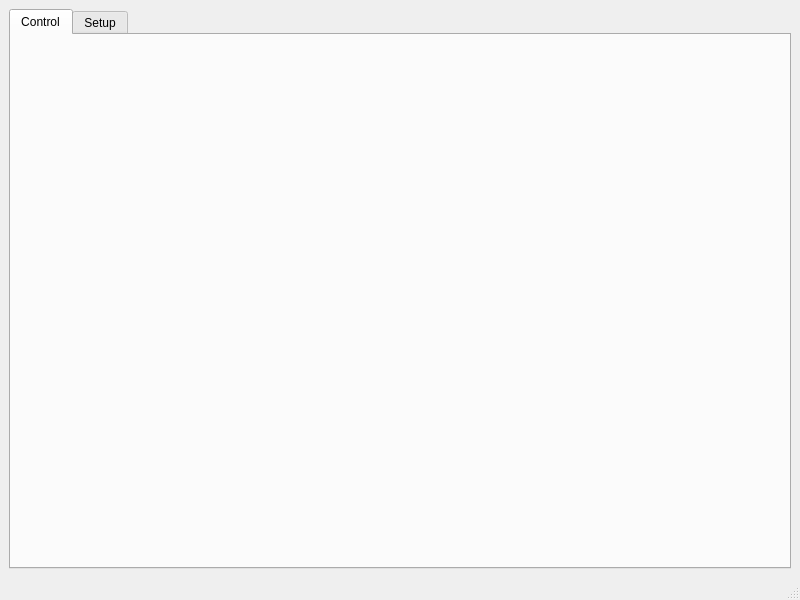
<?xml version="1.0" encoding="UTF-8"?>
<ui version="4.0">
 <class>MainView</class>
 <widget class="QMainWindow" name="MainView">
  <property name="geometry">
   <rect>
    <x>0</x>
    <y>0</y>
    <width>800</width>
    <height>600</height>
   </rect>
  </property>
  <property name="windowTitle">
   <string>MainView</string>
  </property>
  <property name="windowIcon">
   <iconset resource="../vfpResources.qrc">
    <normaloff>:/root/Images/Syncor48.png</normaloff>:/root/Images/Syncor48.png</iconset>
  </property>
  <widget class="QWidget" name="centralwidget">
   <layout class="QVBoxLayout" name="verticalLayout">
    <item>
     <widget class="QTabWidget" name="tabMainView">
      <property name="currentIndex">
       <number>0</number>
      </property>
      <widget class="QWidget" name="tabControl">
       <attribute name="title">
        <string>Control</string>
       </attribute>
       <layout class="QHBoxLayout" name="horizontalLayout_2">
        <item>
         <layout class="QVBoxLayout" name="loControlTab"/>
        </item>
       </layout>
      </widget>
      <widget class="QWidget" name="tabSetup">
       <attribute name="title">
        <string>Setup</string>
       </attribute>
       <layout class="QHBoxLayout" name="horizontalLayout">
        <item>
         <layout class="QVBoxLayout" name="loSetupTab"/>
        </item>
       </layout>
      </widget>
     </widget>
    </item>
   </layout>
  </widget>
  <widget class="QMenuBar" name="menubar">
   <property name="geometry">
    <rect>
     <x>0</x>
     <y>0</y>
     <width>800</width>
     <height>22</height>
    </rect>
   </property>
  </widget>
  <widget class="QStatusBar" name="statusbar"/>
 </widget>
 <resources>
  <include location="../vfpResources.qrc"/>
 </resources>
 <connections/>
</ui>
